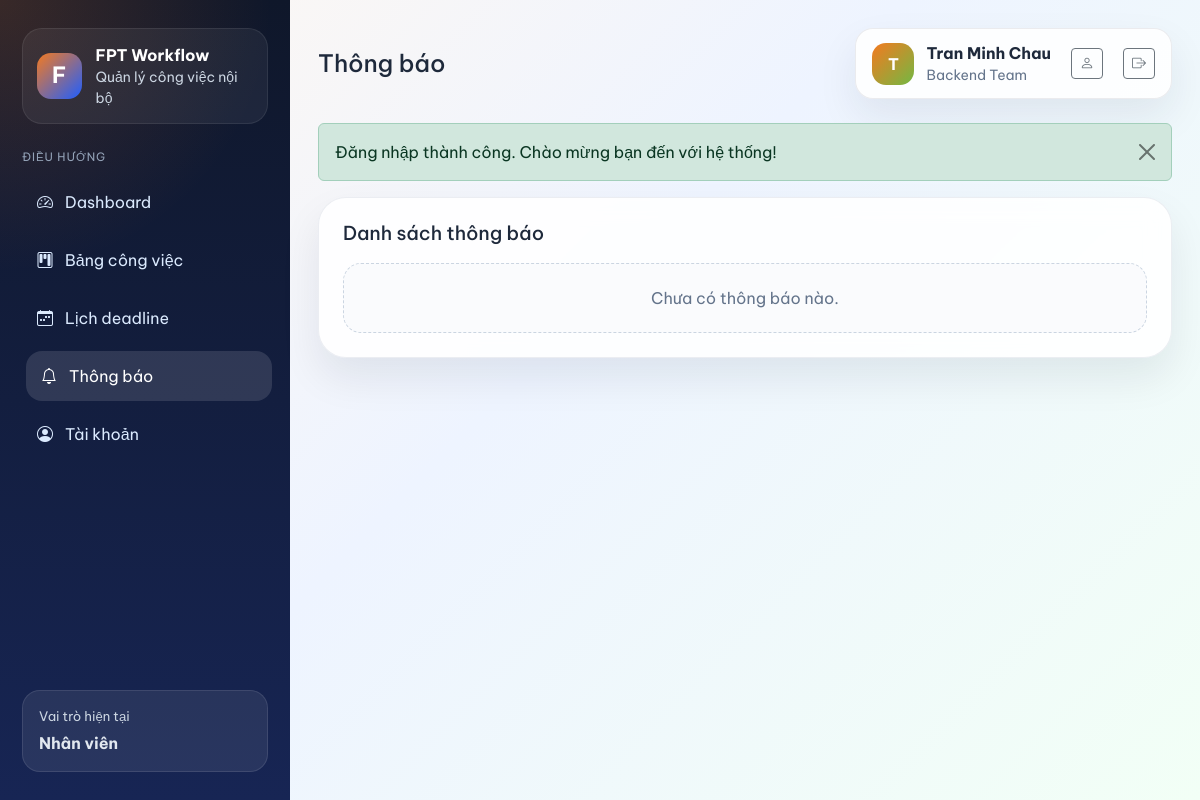
Page /notifications.php (signed in) on the earlier database version.
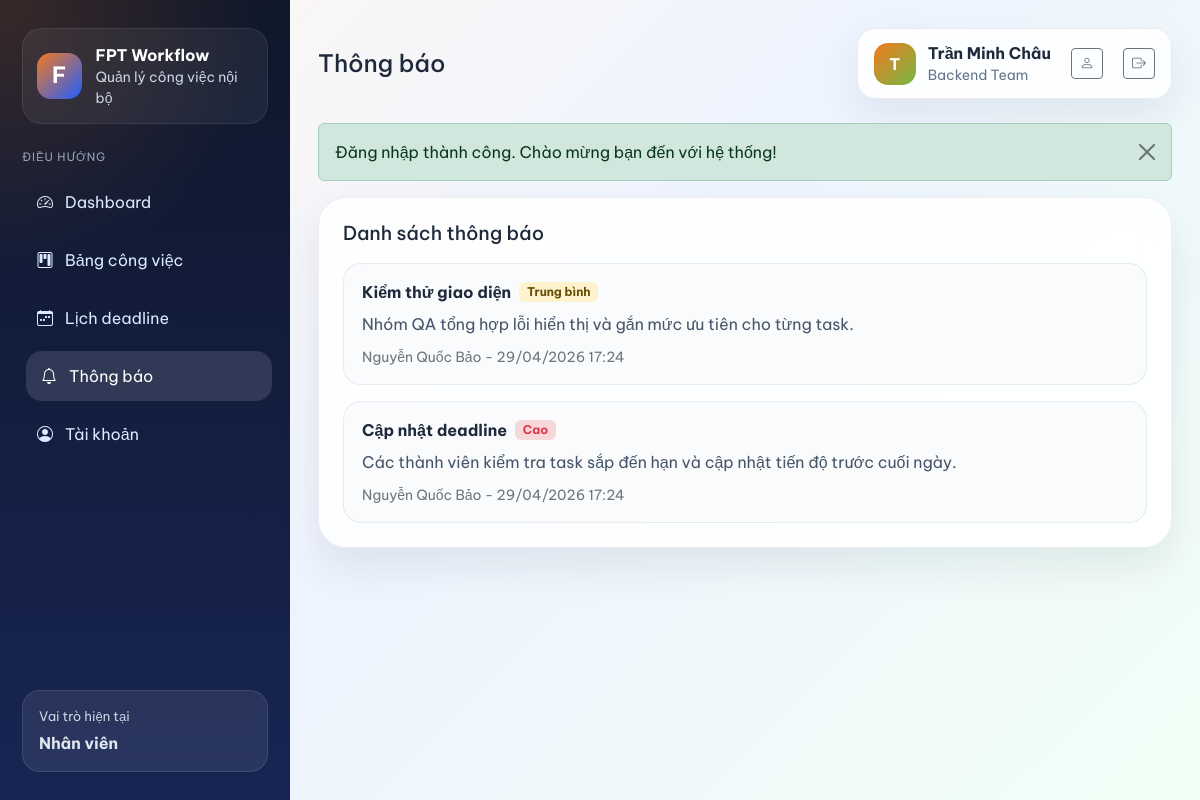
Same page on the later database version.
### tables this page shows
CREATE TABLE `notifications` (
    `id` INT NOT NULL AUTO_INCREMENT,
    `title` VARCHAR(160) NOT NULL,
    `content` TEXT NOT NULL,
    `priority` ENUM('Thấp', 'Trung bình', 'Cao') NOT NULL DEFAULT 'Trung bình',
    `created_by` INT NOT NULL,
    `created_at` TIMESTAMP NOT NULL DEFAULT CURRENT_TIMESTAMP,
    PRIMARY KEY (`id`),
    CONSTRAINT `fk_notifications_creator` FOREIGN KEY (`created_by`) REFERENCES `users`(`id`) ON DELETE CASCADE
);

CREATE TABLE `users` (
    `id` INT NOT NULL AUTO_INCREMENT,
    `full_name` VARCHAR(120) NOT NULL,
    `email` VARCHAR(120) DEFAULT NULL,
    `username` VARCHAR(50) NOT NULL UNIQUE,
    `password_hash` VARCHAR(255) NOT NULL,
    `role` ENUM('admin', 'manager', 'member') NOT NULL DEFAULT 'member',
    `department` VARCHAR(120) DEFAULT NULL,
    `created_at` TIMESTAMP NOT NULL DEFAULT CURRENT_TIMESTAMP,
    PRIMARY KEY (`id`)
);

### helpers.php (called while the page is built, shortened)
<?php
function e($value)
{
    return htmlspecialchars((string) $value, ENT_QUOTES, 'UTF-8');
}
function current_user()
{
    return isset($_SESSION['user']) ? $_SESSION['user'] : null;
}
function current_user_role()
{
    $user = current_user();
    return $user ? $user['role'] : null;
}
function priority_badge_class($priority)
{
    switch ($priority) {
        case 'Cao':
            return 'bg-danger-subtle text-danger';
        case 'Trung bình':
            return 'bg-warning-subtle text-warning-emphasis';
    }
}
function format_datetime_vn($date)
{
    $timestamp = strtotime($date);
    return date('d/m/Y H:i', $timestamp);
}

### repository.php (called while the page is built, shortened)
<?php
function fetch_notifications($limit = 0)
{
    global $pdo;
    $limit = (int) $limit;
    $sql = "
        SELECT n.*, u.full_name AS creator_name
        FROM notifications n
        INNER JOIN users u ON u.id = n.created_by
        ORDER BY n.created_at DESC, n.id DESC
    ";
    $statement = $pdo->query($sql);
    return $statement->fetchAll();
}

### notifications.php (the view, shortened to what the changed rows need)
<?php
$pageTitle = 'Thông báo';
$notifications = fetch_notifications();
require_once __DIR__ . '/partials/header.php';
?>
<div class="content-card">
    <div class="vstack gap-3">
        <?php foreach ($notifications as $notification) { ?>
            <div class="notice-item">
                <div>
                    <div class="d-flex flex-wrap align-items-center gap-2 mb-2">
                        <strong><?php echo e($notification['title']); ?></strong>
                        <span class="badge <?php echo e(priority_badge_class($notification['priority'])); ?>">
                            <?php echo e($notification['priority']); ?>
                        </span>
                    </div>
                    <p><?php echo nl2br(e($notification['content'])); ?></p>
                    <small class="text-secondary">
                        <?php echo e($notification['creator_name']); ?> - <?php echo e(format_datetime_vn($notification['created_at'])); ?>
                    </small>
                </div>
            </div>
        <?php } ?>
        <?php if (empty($notifications)) { ?>
            <div class="empty-box">Chưa có thông báo nào.</div>
        <?php } ?>
    </div>
</div>
<?php require_once __DIR__ . '/partials/footer.php'; ?>

### partials/header.php (shortened to what the changed rows need)
<?php
$pageTitle = isset($pageTitle) ? $pageTitle : 'FPT Task Manager';
$user = current_user();
?>
<!DOCTYPE html>
<html lang="vi">
<head>
    <link href="https://cdn.jsdelivr.net/npm/bootstrap@5.3.3/dist/css/bootstrap.min.css" rel="stylesheet">
    <link href="https://cdn.jsdelivr.net/npm/bootstrap-icons@1.11.3/font/bootstrap-icons.css" rel="stylesheet">
    <link href="assets/css/styles.css" rel="stylesheet">
</head>
<body class="app-body">
    <div class="app-shell">
        <div class="app-main">
            <header class="app-topbar">
                <div>
                    <h1 class="topbar-title"><?php echo e($pageTitle); ?></h1>
                </div>
                <div class="user-chip">
                    <div>
                        <strong><?php echo e($user['full_name']); ?></strong>
                        <small><?php echo e($user['department']); ?></small>
                    </div>
                </div>
            </header>
            <main class="page-content">

Differences in the rows shown:
added notifications: title "Kiểm thử giao diện", priority "Trung bình", content "Nhóm QA tổng hợp lỗi hiển thị và gắn mức ưu tiên cho từng task.", created_by.full_name "Nguyễn Quốc Bảo", created_at "29/04/2026 17:24"
added notifications: title "Cập nhật deadline", priority "Cao", content "Các thành viên kiểm tra task sắp đến hạn và cập nhật tiến độ trước cuối ngày.", created_by.full_name "Nguyễn Quốc Bảo", created_at "29/04/2026 17:24"
Other differences:
$user['full_name']: "Tran Minh Chau" → "Trần Minh Châu"
text no longer shown: "Chưa có thông báo nào."
